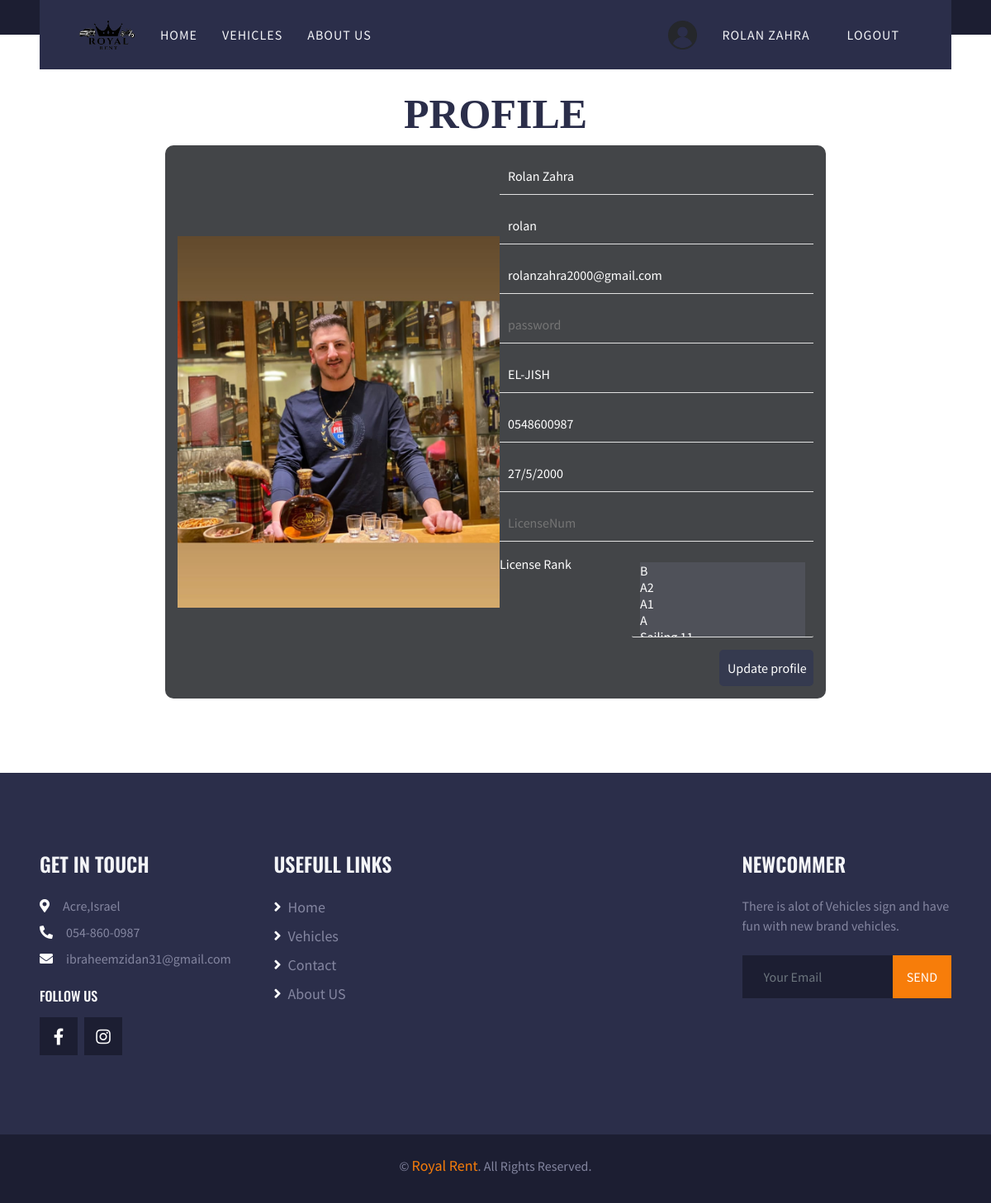
Screenshot of /editprofile.php (signed in) with the database file from the repository.
### tables this page shows
CREATE TABLE `settings` (
  `id` int(11) NOT NULL,
  `name` varchar(111) NOT NULL,
  `logo` varchar(111) NOT NULL,
  `email` varchar(111) NOT NULL,
  `phone` varchar(111) NOT NULL,
  `whatsapp` varchar(111) NOT NULL,
  `facebook` varchar(111) NOT NULL,
  `instagram` varchar(111) NOT NULL,
  `address` varchar(111) NOT NULL
);

CREATE TABLE `users` (
  `id` int(11) NOT NULL,
  `name` varchar(111) NOT NULL,
  `username` varchar(111) NOT NULL,
  `email` varchar(111) NOT NULL,
  `password` varchar(111) NOT NULL,
  `role` varchar(111) NOT NULL,
  `status` varchar(1) NOT NULL,
  `linces` varchar(111) DEFAULT NULL,
  `address` varchar(111) NOT NULL,
  `phone` varchar(111) NOT NULL,
  `card_photo` varchar(111) DEFAULT NULL,
  `image` varchar(111) NOT NULL,
  `dateofbirthday` varchar(111) NOT NULL,
  `LicenseNum` varchar(111) NOT NULL
);

### editprofile.php (the view, shortened to what this page needs)
<?php
$selected = "admin";
require_once "include/header.php";
$sql = $con->prepare("select * from users where id=?");
$sql->execute(array($_SESSION['user_id']));
$user = $sql->fetch();
?>
<head>
    <link
      href="https://cdnjs.cloudflare.com/ajax/libs/font-awesome/5.15.0/css/all.min.css"
      rel="stylesheet"
    />
    <link href="lib/owlcarousel/assets/owl.carousel.min.css" rel="stylesheet" />
    <link
      href="lib/tempusdominus/css/tempusdominus-bootstrap-4.min.css"
      rel="stylesheet"
    />
    <link href="css/bootstrap.min.css" rel="stylesheet" />
    <link href="css/style.css" rel="stylesheet" />
  </head>
<h1 style="
    font-size: 50px;
    text-align:center;
    font-family: 'Brush Script MT', cursive;">PROFILE</h1>
<div class="Admin-Wrapper">
    <form action="<?php $_SERVER['PHP_SELF'] ?>" method="POST" class="Admin-Content" enctype="multipart/form-data" autocomplete="off">
        <div class="leftSide">
            <img src="images/users/<?php echo $user['image'] ?>" id="imageOnChange" alt="">
            <label for="file"></label>
        </div>
        <div class="RightSide">
            <input type="text" name="name" placeholder="name" value="<?php echo $user['name'] ?>">
            <input type="text" name="username" placeholder="username" value="<?php echo $user['username'] ?>">
            <input type="text" name="email" placeholder="email" value="<?php echo $user['email'] ?>">
            <input type="password" name="password" placeholder="password">
            <input type="text" name="address" placeholder="address" value="<?php echo $user['address'] ?>">
            <input type="text" name="phone" placeholder="phone" value="<?php echo $user['phone'] ?>">
            <input type="text" name="dateofbirthday" placeholder="dateofbirthday" value="<?php echo $user['dateofbirthday'] ?>">
            <input type="text" name="LicenseNum" placeholder="LicenseNum" value="<?php echo $user['LicenseNum'] ?>">
            <div style="display:flex;justify-content: space-between;">
                <span style="color:white">License Rank</span>
                <select name="linces[]" style="width:220px;margin-left:50px" multiple="multiple">
                    <?php
                    $sql = $con->prepare('select * from lincenesrank');
                    $sql->execute();
                    $lins = $sql->fetchAll();
                    foreach ($lins as $lin) {
                        echo '<option value="' . $lin['id'] . '" ';
                        if (in_array($lin['id'], explode(',', $user['linces']))) {
                            echo 'selected';
                        }
                        echo '>' . $lin['code'] . '</option>';
                    }
                    ?>
                </select>
            </div>
            <input type="submit" style="background-color:#353A4F" name="AddVehicle" value="Update profile" placeholder="">
        </div>
    </form>
</div>
<?php require_once "include/footer.php";
?>

### include/header.php (shortened to what this page needs)
<?php
require_once "connect.php";
?>
<!DOCTYPE html>
<html lang="en">
<head>
    <link rel="stylesheet" href="Styles/global.css">
    <link rel="stylesheet" href="Styles/<?php echo $selected ?>.css">
    <link rel="stylesheet" href="Styles/navbar.css">
    <link rel="stylesheet" href="Styles/footer.css">
    <link rel="stylesheet" href="https://cdnjs.cloudflare.com/ajax/libs/font-awesome/6.1.1/css/all.min.css" />
    <?php
    $stmt = $con->prepare('select *  from settings where id=1');
    $stmt->execute();
    $stting = $stmt->fetch();
    ?>
</head>
<body>
<div class="container-fluid position-relative nav-bar p-0">
        <div class="position-relative px-lg-5" style="z-index: 9;">
            <nav class="navbar navbar-expand-lg bg-secondary navbar-dark py-3 py-lg-0 pl-3 pl-lg-5">
            <a href="index.php"><img class="Logo" src="images/<?php echo $stting['logo'] ?>" alt="Logo"></a>
                <div class="collapse navbar-collapse justify-content-between px-3" id="navbarCollapse">
                    <div class="navbar-nav ml-auto py-0">
                        <a <?php if (basename($_SERVER['PHP_SELF']) == "index.php") {
                        } ?> href="index.php" class="nav-item nav-link ">Home</a>
                        <a <?php if (basename($_SERVER['PHP_SELF']) == "rental.php") {
                        } ?> href="rental.php" class="nav-item nav-link">Vehicles</a>
    <a <?php if (basename($_SERVER['PHP_SELF']) == "about.php") {
            } ?> href="about.php" class="nav-item nav-link">About Us</a>
</div>
<div class="collapse navbar-collapse justify-content-between px-3" id="navbarCollapse">
                    <div class="navbar-nav ml-auto py-0">
    <div class="Avatar">
        <?php
        if (isset($_SESSION['user_id'])) {
            echo '        <img src="images/defaultAvatar.png" class="Avatar-Logo" alt="Avatar-Logo">';
        ?><a <?php if (basename($_SERVER['PHP_SELF']) == "login.php") {
                    echo "class='selected'";
                } ?> href="editprofile.php" class="nav-item nav-link"><?php echo $_SESSION["name"] ?></a><?php
                                                                                    echo '<a href="logout.php" class="nav-item nav-link">logout</a>';
                                                                                } else {
                                                                                    echo '<a href="login.php" class="nav-item nav-link">login</a>';
                                                                                }
                                                                            ?>
    </div>
    </div>
    </div>
    </div>
    </div>
    </div>

### Styles/global.css (style rules this page uses)
* { font-family: "Source Sans Pro", sans-serif; margin: 0; padding: 0; }

### Styles/admin.css (style rules this page uses)
.Admin-Wrapper { margin: auto; width: 85%; margin-bottom: 35px; min-height: 600px; display: flex; justify-content: center; align-items: center; }
.Admin-Content { background-color: #25272bdb; padding: 15px; border-radius: 10px; max-width: 800px; width: 100%; display: flex; align-items: center; justify-content: space-between; }
.RightSide { width: 50%; display: flex; gap: 15px; flex-direction:column; }
.leftSide { position: relative; }
.leftSide img { width: 390px; height: 450px; max-width: 390px; max-height: 450px; object-fit:cover; }
.Admin-Content input, select { outline: none; padding: 10px; resize: none; background: none; border: none; border-bottom: 1px solid #e1e1e1; color: #FFF; }
option { background: #4F5159; }
.Admin-Content input[type="submit"] { background: red; border-radius: 5px; width: 30%; margin-left: auto; border-bottom: none; }
.leftSide label { width: 100%; height: 99.5%; top: 0; left: 0; position: absolute; }

### Styles/navbar.css (style rules this page uses)
.nav-links li, a { list-style: none; text-decoration: none; font-size: 18px; color: #111; }
.Logo { height: 55px; padding: 10px 0; }
.Avatar-Logo { width: 35px; }
.Avatar, .res-Avatar { display: flex; align-items: center; gap: 15px; }
.resNavLinks li, a { list-style: none; text-decoration: none; font-size: 18px; color: #111; }

### Styles/footer.css (style rules this page uses)
.main-footer-content li, a { list-style: none; color: rgb(160, 156, 156); transition: 0.2s; }

### css/style.css (style rules this page uses)
:root { --primary: #F77D0A; --secondary: #2B2E4A; --light: #F4F5F8; --dark: #1C1E32; }
h1, h2, .font-weight-bold { font-weight: 700 !important; }
.nav-bar::before { position: absolute; content: ""; width: 100%; height: 50%; top: 0; left: 0; background: var(--dark); }
.nav-bar::after { position: absolute; content: ""; width: 100%; height: 50%; bottom: 0; left: 0; background: #ffffff; }
.navbar-dark .navbar-nav .nav-link { padding: 30px 15px; font-size: 16px; font-weight: 500; letter-spacing: 1px; text-transform: uppercase; color: var(--light); outline: none; }

### rows the page displays
settings: logo (picture)
users: image (picture), name "Rolan Zahra", username "rolan", email "rolanzahra2000@gmail.com", address "EL-JISH", phone "0548600987", dateofbirthday "27/5/2000"

### other values shown
$_SESSION["name"] "ROLAN ZAHRA"
